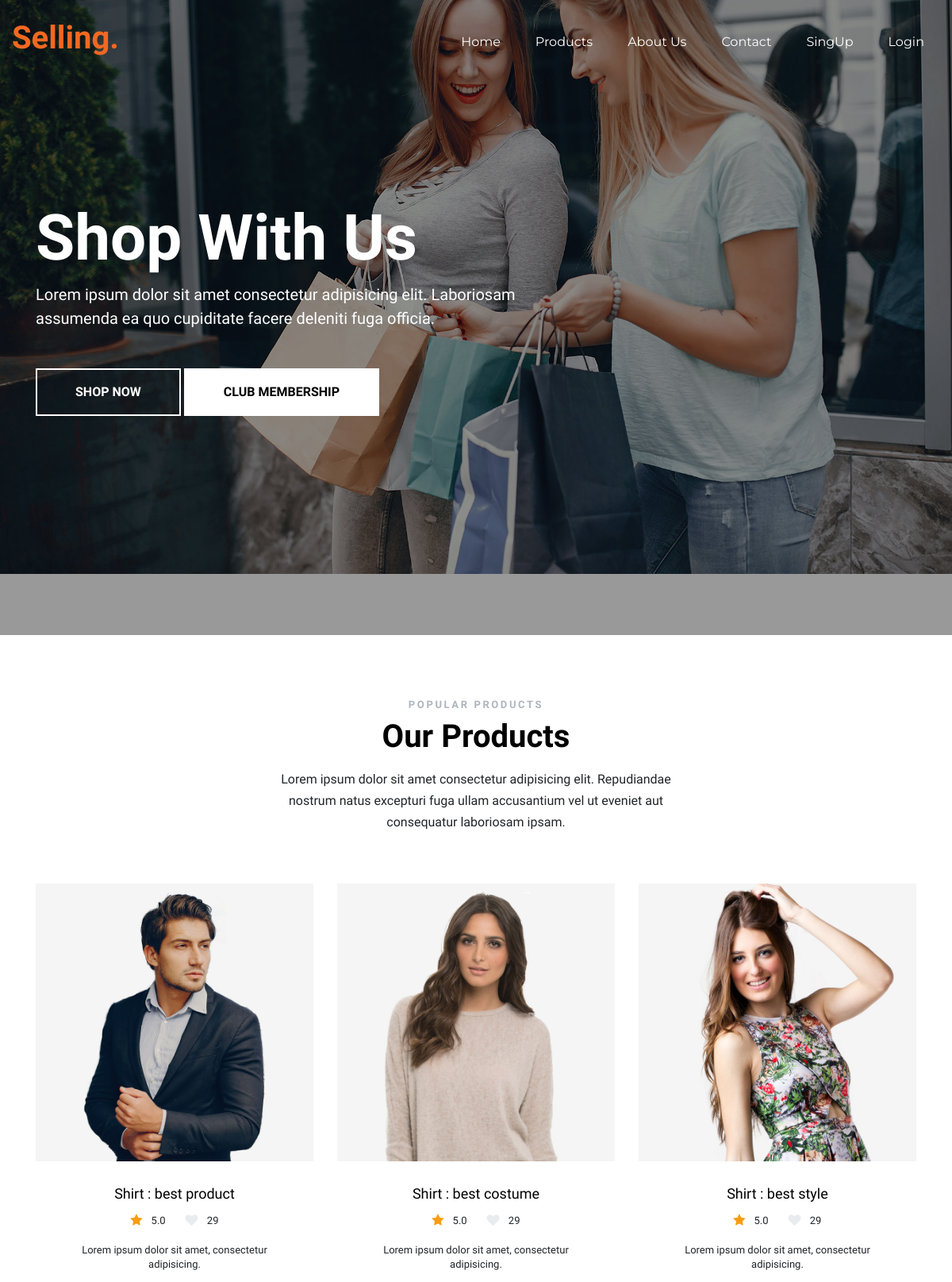
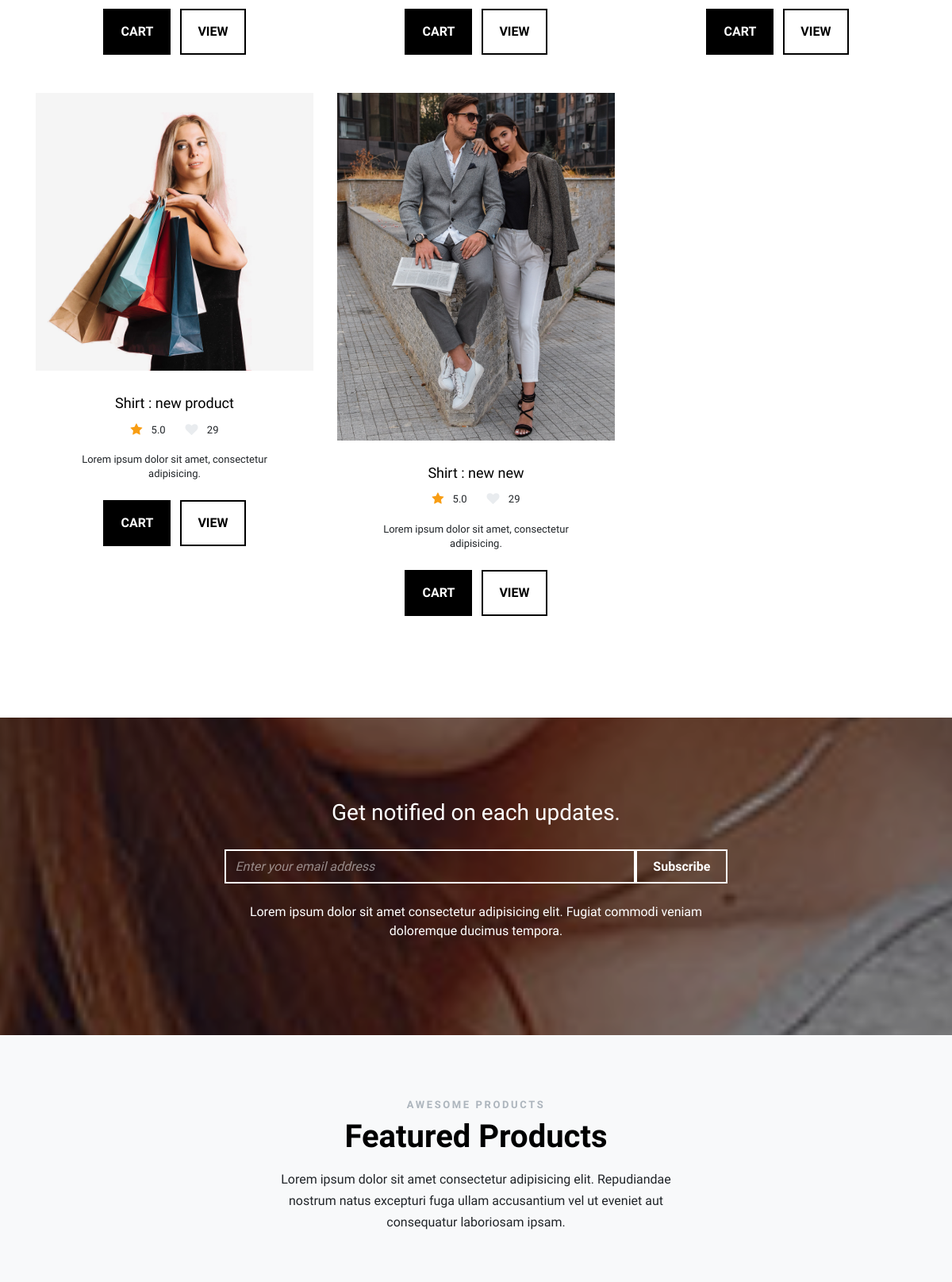
The page / (upper part) on the database its author committed (2 pictures, top to bottom).
### core/models.py (models this page shows, shortened)
class Item(models.Model):
    title = models.CharField(max_length=100)
    price = models.FloatField()
    discount_price = models.FloatField(blank=True, null=True)
    category = models.CharField(choices = CATEGORY_CHOICES, max_length=2)
    label = models.CharField(choices = LABEL_CHOICES, max_length=1)
    slug = models.SlugField()
    description = models.TextField()
    image = models.ImageField(blank=True, null=True)
    def get_absolute_url(self):
        return reverse("core:product", kwargs={
            'slug': self.slug
        })
    def get_add_to_cart_url(self):
        return reverse("core:add-to-cart", kwargs={
            'slug': self.slug
        })

### core/views.py (the view)
# urls.py: path('', HomeView.as_view(), name='home'),
class HomeView(ListView):
    model = Item
    paginate_by = 10
    template_name = "home-page.html"

### core/templates/home-page.html (shortened to what this page needs)
{% extends 'base.html' %}
{% block content %}
{% load cart_template_tags %}
{% load static %}
<header style="z-index: 100;" class="site-navbar py-4 js-sticky-header site-navbar-target" role="banner">
  <div class="container-fluid">
      <div class="row align-items-center">
          <div class="col-5 col-xl-2">
              <h1 class="mb-0 site-logo"><a href="index.html" class="text-black mb-0">Selling<span
                          class="text-primary">.</span> </a></h1>
          </div>
          <div class="collapse navbar-collapse col-2 col-md-10  d-xl-block"  id="navbarSupportedContent">
              <nav class="site-navigation position-relative text-right" role="navigation">
                  <ul class="site-menu main-menu js-clone-nav mr-auto d-none d-lg-block">
                      <li><a href="{% url 'core:home' %}" class="nav-link">Home</a></li>
                      <li><a href="#products-section" class="nav-link">Products</a></li>
                      <li><a href="#about-section" class="nav-link">About Us</a></li>
                      <li><a href="#contact-section" class="nav-link">Contact</a></li>
                      {% if request.user.is_authenticated %}
                      <li><a href="{% url 'core:order-summary' %}" class="nav-link">
                              <span style="background-color: white; color: black;" class=" badge z-depth-1 mr-1">
                                  {{ request.user|cart_item_count }} </span>
                              <i class="fa fa-shopping-cart"></i>
                              <span class="clearfix d-none d-sm-inline-block"> Cart </span>
                          </a></li>
                      <li><a href="{% url 'account_logout' %}" class="nav-link">Logout</a></li>
                      {% else %}
                      <li><a href="{% url 'account_signup' %}" class="nav-link">SingUp</a></li>
                      <li><a href="{% url 'account_login' %}" class="nav-link ">Login</a></li>
                      {% endif %}
                  </ul>
              </nav>
          </div>
      </div>
  </div>
</header>
<div class="site-blocks-cover overlay" style="background-image: url({% static 'images/hero_2.jpg' %})" data-aos="fade"
  data-stellar-background-ratio="0.5">
  <div class="container">
    <div class="row align-items-center justify-content-center">
      <div class="col-md-12" data-aos="fade-up" data-aos-delay="400">
        <div class="row mb-4">
          <div class="col-md-7">
            <h1>Shop With Us</h1>
            <p class="mb-5 lead">Lorem ipsum dolor sit amet consectetur adipisicing elit. Laboriosam assumenda ea quo
              cupiditate facere deleniti fuga officia.</p>
            <div>
              <a href="#products-section"
                 class="btn btn-white btn-outline-white py-3 px-5 rounded-0 mb-lg-0 mb-2 d-block d-sm-inline-block">Shop
                Now</a>
              <a   href="#products-section" class="btn btn-white py-3 px-5 rounded-0 d-block d-sm-inline-block">Club Membership</a>
            </div>
          </div>
        </div>
      </div>
    </div>
  </div>
</div>
<div class="site-section" id="products-section">
  <div class="container">
    <div class="row mb-5 justify-content-center">
      <div class="col-md-6 text-center">
        <h3 class="section-sub-title">Popular Products</h3>
        <h2 class="section-title mb-3">Our Products</h2>
        <p>Lorem ipsum dolor sit amet consectetur adipisicing elit. Repudiandae nostrum natus excepturi fuga ullam
          accusantium vel ut eveniet aut consequatur laboriosam ipsam.</p>
      </div>
    </div>
    <div class="row">
      {% for item in object_list %}
      <div class="col-lg-4 col-md-6 mb-5">
        <div class="product-item">
          <figure>
            <img src="{{ item.image.url }}" alt="Image" class="img-fluid">
          </figure>
          <div class="px-4">
            <h3><a href="{{ item.get_absolute_url }}">{{ item.get_category_display }} : {{ item.title }}</a></h3>
            <div class="mb-3">
              <span class="meta-icons mr-3"><a href="#" class="mr-2"><span class="icon-star text-warning"></span></a>
                5.0</span>
              <span class="meta-icons wishlist"><a href="#" class="mr-2"><span class="icon-heart"></span></a> 29</span>
            </div>
            <p class="mb-4">Lorem ipsum dolor sit amet, consectetur adipisicing.</p>
            <div>
              <a href="{{ item.get_add_to_cart_url }}" class="btn btn-black mr-1 rounded-0">Cart</a>
              <a href="{{ item.get_absolute_url }}" class="btn btn-black btn-outline-black ml-1 rounded-0">View</a>
            </div>
          </div>
        </div>
      </div>
      {% endfor %}
    </div>
  </div>
</div>
<div class="site-blocks-cover inner-page-cover overlay get-notification"
  style="background-image:url({% static 'images/hero_2.jpg' %}); background-attachment: fixed;" data-aos="fade">
  <div class="container">
    <div class="row align-items-center justify-content-center">
      <form class="col-md-7" method="post">
        <h2>Get notified on each updates.</h2>
        <div class="d-flex mb-4">
          <input type="text" class="form-control rounded-0" placeholder="Enter your email address">
          <input type="submit" class="btn-submit btn-white btn-outline-white rounded-0" value="Subscribe" >
        </div>
        <p>Lorem ipsum dolor sit amet consectetur adipisicing elit. Fugiat commodi veniam doloremque ducimus tempora.
        </p>
      </form>
    </div>
  </div>
</div>
<div class="site-section bg-light">
  <div class="container">
    <div class="row mb-5 justify-content-center">
      <div class="col-md-6 text-center">
        <h3 class="section-sub-title">Awesome Products</h3>
        <h2 class="section-title mb-3">Featured Products</h2>
        <p>Lorem ipsum dolor sit amet consectetur adipisicing elit. Repudiandae nostrum natus excepturi fuga ullam
          accusantium vel ut eveniet aut consequatur laboriosam ipsam.</p>
      </div>
    </div>
  </div>
</div>
{% endblock content %}

### core/static/css/style.css (style rules this page uses)
body { line-height: 1.7; font-weight: 400; font-size: 1rem; }
a { -webkit-transition: .3s all ease; -o-transition: .3s all ease; transition: .3s all ease; }
h1, h2, h3, h4, h5, .h1, .h2, .h3, .h4, .h5 { font-family: "Muli", -apple-system, BlinkMacSystemFont, "Segoe UI", Roboto, "Helvetica Neue", Arial, sans-serif, "Apple Color Emoji", "Segoe UI Emoji", "Segoe UI Symbol", "Noto Color Emoji"; }
.btn-submit { border: 2px solid white; font-size: 16px; font-weight: 900; padding: 6px 20px; }
.btn-submit.btn-white.btn-outline-white { color: #fff; background-color: transparent; }
.btn { text-transform: uppercase; font-size: 16px; font-weight: 900; padding: 15px 20px; }
.btn.btn-black { border-width: 2px; border-color: #000; background: #000; color: #fff; }
.btn.btn-black.btn-outline-black { color: #000; background-color: transparent; }
.btn.btn-white { border-width: 2px; border-color: #fff; background: #fff; color: #000; }
.btn.btn-white.btn-outline-white { color: #fff; background-color: transparent; }
.form-control { height: 43px; font-family: "Muli", -apple-system, BlinkMacSystemFont, "Segoe UI", Roboto, "Helvetica Neue", Arial, sans-serif, "Apple Color Emoji", "Segoe UI Emoji", "Segoe UI Symbol", "Noto Color Emoji"; }
.site-section { padding: 2.5em 0; }
@media (min-width: 768px) { .site-section { padding: 5em 0; } }
.site-logo { position: relative; left: 0; top: -5px; font-weight: 900; }
.site-navbar { margin-bottom: 0px; z-index: 1999; position: relative; width: 100%; }
.site-navbar .site-navigation .site-menu { margin-bottom: 0; }
.site-navbar .site-navigation .site-menu a { text-decoration: none !important; display: inline-block; }
.site-navbar .site-navigation .site-menu > li { display: inline-block; }
.site-navbar .site-navigation .site-menu > li > a { padding: 5px 20px; color: white; display: inline-block; text-decoration: none !important; font-family:'Montserrat', sans-serif ; }
.sticky-wrapper .site-navbar { -webkit-transition: .3s all ease; -o-transition: .3s all ease; transition: .3s all ease; }
.site-blocks-cover { background-size: cover; background-repeat: no-repeat; background-position: top; background-position: center center; }
.site-blocks-cover.overlay { position: relative; }
.site-blocks-cover.overlay:before { position: absolute; content: ""; left: 0; bottom: 0; right: 0; top: 0; background: rgba(0, 0, 0, 0.4); }
.site-blocks-cover, .site-blocks-cover > .container > .row { min-height: 600px; height: calc(100vh); }
.site-blocks-cover.inner-page-cover, .site-blocks-cover.inner-page-cover > .container > .row { min-height: 400px; height: calc(20vh); }
.site-blocks-cover h1 { font-size: 5rem; font-weight: 400; color: #fff; font-weight: 900; }
.site-blocks-cover p { color: white; font-size: 1rem; line-height: 1.5; font-weight: 300; }
.site-blocks-cover p.lead { font-size: 20px; }
.bg-light { background: #ccc; }
.section-sub-title { font-size: 13px; color: #adb5bd; letter-spacing: .2em; text-transform: uppercase; font-weight: 700; }
.section-title { color: #000; font-size: 40px; font-weight: 900; }
.position-relative { position: relative; }
.product-item { text-align: center; }
.product-item figure { overflow: hidden; position: relative; margin-bottom: 30px; }
.product-item figure:before { z-index: 2; -webkit-transition: .4s all ease; -o-transition: .4s all ease; transition: .4s all ease; -webkit-transform: scale(1.05); -ms-transform: scale(1.05); transform: scale(1.05); position: absolute; content: ""; border: 4px solid #f16821; left: 20px; right: 20px; top: 20px; bottom: 20px; opacity: 0; visibility: hidden; }
.product-item figure img { -webkit-transition: .3s all ease; -o-transition: .3s all ease; transition: .3s all ease; -webkit-transform: scale(1); -ms-transform: scale(1); transform: scale(1); }
.product-item h3 { font-size: 18px; }
.product-item h3 a { color: #000; }
.product-item p { line-height: 1.4; font-size: 13px; }
.product-item .meta-icons { margin-left: 5px; margin-bottom: 5px; margin-right: 5px; font-size: 13px; }
.product-item .meta-icons a { font-size: 16px; position: relative; top: 2px; }
.wishlist span { color: #e9ecef; -webkit-transition: .3s all ease; -o-transition: .3s all ease; transition: .3s all ease; }
.get-notification { text-align: center; }
.get-notification h2 { font-size: 28px; color: #fff; margin-bottom: 30px; }
.get-notification .form-control { background: none; border-width: 2px; border-color: #fff; color: #fff; }

### rows shown on the page
Item: image (picture), category "Shirt", title "best product"
Item: image (picture), category "Shirt", title "best costume"
Item: image (picture), category "Shirt", title "best style"
Item: image (picture), category "Shirt", title "new product"
Item: image (picture), category "Shirt", title "new new"
